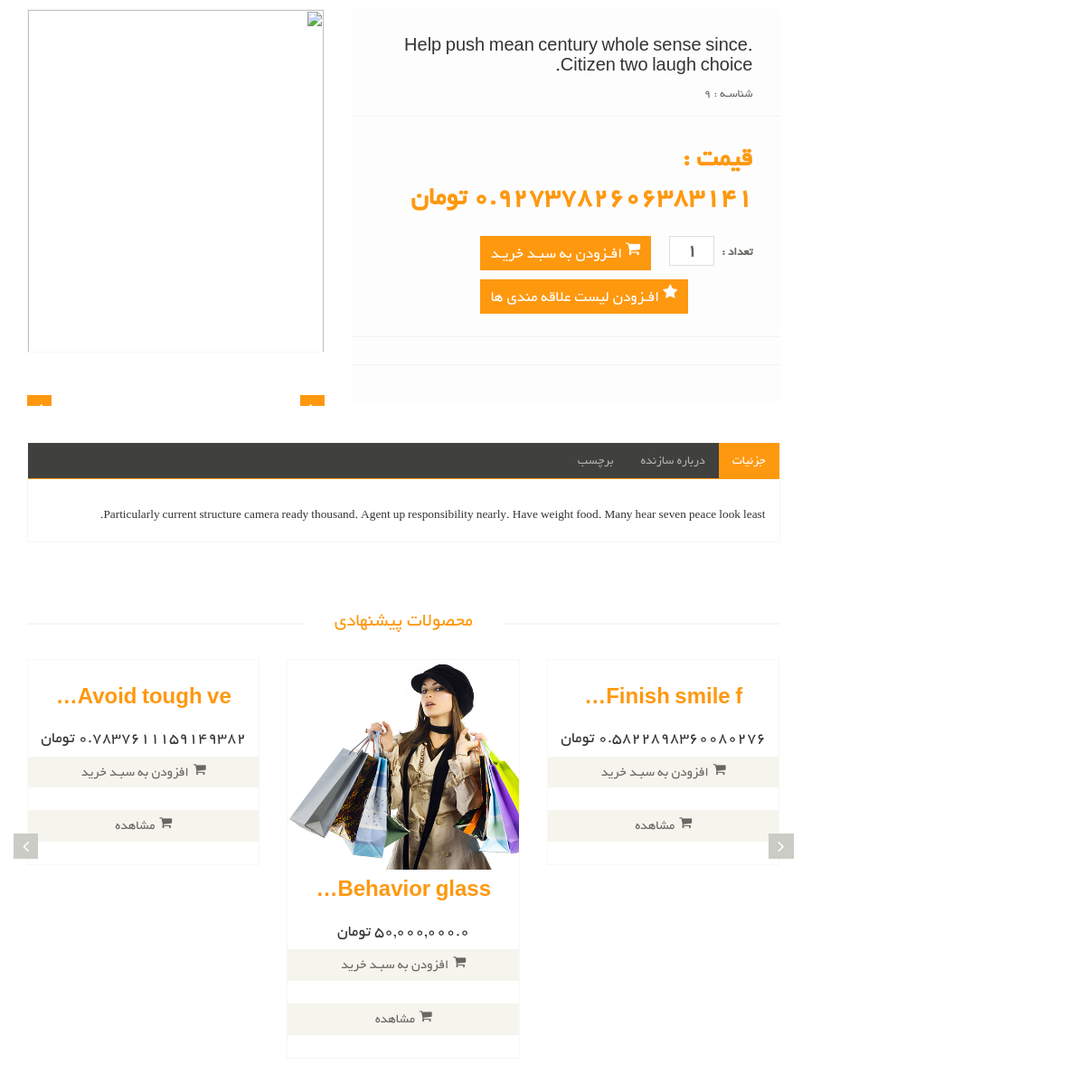
Page /product/9 on the committed database.
### Eshop_Product/models.py (models this page shows, shortened)
class Product(models.Model):
    name = models.CharField(max_length=100, db_index=True, verbose_name='نام')
    price = models.FloatField(verbose_name='قیمت')
    rating = models.IntegerField(validators=[MinValueValidator(0), MaxValueValidator(5)], verbose_name='ریت ها')
    description = models.TextField(db_index=True, verbose_name='توضیحات اصلی')
    short_description = models.TextField(db_index=True, verbose_name='توضیحات کوتاه')
    slug = models.SlugField(db_index=True, unique=True, blank=True, verbose_name='عنوان در url')
    is_active = models.BooleanField(default=True, verbose_name="فعال")
    category = models.ManyToManyField(ProductCategory, db_index=True, related_name='Products', verbose_name='کتگوری ها',
                                      blank=True, null=True)
    product_tags = models.ManyToManyField(ProductTag, related_name='Tags', verbose_name='تگ های محصول', blank=True,
                                          null=True)
    is_delete = models.BooleanField(default=False, verbose_name="حذف کردن")
    brand = models.ForeignKey(ProductBrand, null=True, blank=True, verbose_name='برند', on_delete=models.CASCADE)
    image = models.ImageField(upload_to='image/product/', null=True, blank=True, verbose_name='تصویر محصول')
    class Meta:
        verbose_name = 'محصول'
        verbose_name_plural = 'محصولات'
        unique_together = (('slug', 'id', 'is_active', 'is_delete'),)

### Eshop_Product/views.py (the view)
# urls.py: path("<int:pk>", Product_Detail.as_view(), name='product_detail_page'),
class Product_Detail(DetailView):
    template_name = 'Eshop_Product/Product_Detail.html'
    model = Product
    context_object_name = 'Product_Detail'
    def get_context_data(self, **kwargs):
        user_ip = get_client_ip(self.request)
        con = super().get_context_data(**kwargs)
        product = self.get_object()
        request = self.request
        user_id = None
        if request.user.is_authenticated:
            user_id = self.request.user.id
        if not ProductVisit.objects.filter(ipaddress=user_ip, product=product).exists():
            ProductVisit.objects.create(ipaddress=user_ip, product=product, user_id=user_id).save()
        con['tags'] = self.object.product_tags.filter(is_delete=False, is_active=True).all()
        galleries = list(self.object.galleries.filter(is_delete=False, is_active=True).all())
        galleries.insert(0, self.object)
        con['galleries'] = list_slicer(galleries, 3)
        con['releted_product'] = list_slicer(list(Product.objects.filter(Q(is_delete=False, is_active=True),
                                                                         Q(brand_id=self.object.brand_id),
                                                                         ).exclude(pk=self.object.id
                                                                                   ).all()), 3)
        return con

### polls/templatetags/poll_extras.py (called while the page is built)
@register.filter(name='tdc')
def tdc(value: int):
    return '{:,}'.format(value)

### utils/get_ip.py (called while the page is built)
def get_client_ip(request):
    x_forwarded_for = request.META.get('HTTP_X_FORWARDED_FOR')
    if x_forwarded_for:
        x_forwarded_for = x_forwarded_for.split(',')[0]
    else:
        x_forwarded_for = request.META.get('REMOTE_ADDR')
    return x_forwarded_for

### utils/list_slicer.py (called while the page is built)
def list_slicer(UnSlicedList: list, group_size: int = 4):
    return_list = []
    ranged_list = range(0, len(UnSlicedList), group_size)
    for i in ranged_list:
        return_list.append(UnSlicedList[i:i + group_size])
    return return_list

### templates/Eshop_Product/Product_Detail.html (shortened to what this page needs)
{% extends 'Base/Base.html' %}
{% load static %}
{% load poll_extras %}
{% load thumbnail %}
{% load render_partial %}
{% block content %}
    <section>
        <div class="container">
            <div class="row">
                <div class="col-sm-9 padding-right">
                    <div class="product-details">
                        <div class="col-sm-5">
                            <div class="view-product">
                                {% thumbnail Product_Detail.image '330x380' crop="center" as imgg %}
                                    <img src="{{ imgg.url }}" alt="">
                                {% endthumbnail %}
                            </div>
                            <div id="similar-product" class="carousel slide" data-ride="carousel">
                                <div class="carousel-inner">
                                    {% for gallery in galleries %}
                                        <div class="item {% if forloop.first %} active{% endif %}  ">
                                        </div>
                                    {% endfor %}
                                </div>
                                <a class="right item-control" href="#similar-product" data-slide="next">
                                    <i class="fa fa-angle-right"></i>
                                </a>
                                <a class="left item-control" href="#similar-product" data-slide="prev">
                                    <i class="fa fa-angle-left"></i>
                                </a>
                            </div>
                        </div>
                        <div class="col-sm-7">
                            <div class="product-information">
                                <div>
                                    <h2>{{ Product_Detail.name }}</h2>
                                    <p> شناسـه : {{ Product_Detail.id }}</p>
                                </div>
                                <div>
									<span>
										<span>قیمت : {{ Product_Detail.price|tdc }} تومان</span>
									</span>
                                    <span class="">
										<label>تعداد :</label>
										<input type="text" value="1" min="1" id="Product_count" class="search_box"/>
										<button type="button" onclick="addProductToOrder({{ Product_Detail.id }})"
                                                class="btn btn-fefault cart">
											<i class="fa fa-shopping-cart"></i>
											افـزودن به سبـد خریـد
										</button>
                                        {% if is_favorite %}
                                            <button type="button" class="btn  cart">
                                                        <i class="fa fa-star"></i>
                                                    این محصول مورد علاقه شما می باشد
                                                </button>
                                        {% else %}
                                            <form method="get" action="{% url 'product_detail_page_Fp' %}">
                                                    <button type="submit" class="btn  cart">
                                                        <i class="fa fa-star"></i>
                                                    افـزودن لیست علاقه مندی ها
                                                </button>
                                            </form>
                                        {% endif %}
									</span>
                                </div>
                                <div>
                                </div>
                            </div>
                        </div>
                    </div>
                    <div class="category-tab shop-details-tab">
                        <div class="col-sm-12">
                            <ul class="nav nav-tabs">
                                <li class="active"><a href="#details" data-toggle="tab">جزئیات</a></li>
                                <li><a href="#companyprofile" data-toggle="tab">درباره سازنده</a></li>
                                <li><a href="#tag" data-toggle="tab">برچسب</a></li>
                            </ul>
                        </div>
                        <div class="tab-content">
                            <div class="tab-pane fade active in" id="details">
                                <div class="col-md-12">
                                    <p>
                                        {{ Product_Detail.description|safe }}
                                    </p>
                                </div>
                            </div>
                        </div>
                    </div>
                    <div class="recommended_items">
                        <h2 class="title text-center">محصولات پیشنهادی</h2>
                        <div id="recommended-item-carousel" class="carousel slide" data-ride="carousel">
                            <div class="carousel-inner">
                                {% for products in releted_product %}
                                    <div class="item {% if forloop.first %} active{% endif %}">
                                        {% for product in products %}
                                            <div class="col-sm-4">
                                                <div class="product-image-wrapper">
                                                    <div class="single-products">
                                                        <div class="productinfo text-center">
                                                            {% thumbnail product.image '268x134' crop="center" as img %}
                                                                <img src="{{ img.url }}" alt="">
                                                            {% endthumbnail %}
                                                            <h2>{{ product.name|truncatechars:15 }}</h2>
                                                            <h4>{{ product.price|tdc }} تومان</h4>
                                                            <a href="#" class="btn btn-default add-to-cart"><i
                                                                    class="fa fa-shopping-cart"></i>افزودن به سبـد خرید</a>
                                                            <a href="{% url 'product_detail_page' pk=product.id %}"
                                                               class="btn btn-default add-to-cart"><i
                                                                    class="fa fa-shopping-cart"></i>مشاهده</a>
                                                        </div>
                                                    </div>
                                                </div>
                                            </div>
                                        {% endfor %}
                                    </div>
                                {% endfor %}
                            </div>
                            <a class="left recommended-item-control" href="#recommended-item-carousel"
                               data-slide="prev">
                                <i class="fa fa-angle-left"></i>
                            </a>
                            <a class="right recommended-item-control" href="#recommended-item-carousel"
                               data-slide="next">
                                <i class="fa fa-angle-right"></i>
                            </a>
                        </div>
                    </div>
                </div>
            </div>
        </div>
    </section>
{% endblock %}

### rows in the picture
Product: name "Help push mean century whole sense since. Citizen two laugh choice.", id "9", price|tdc "0.9273782606383141", description "Particularly current structure camera ready thousand. Agent up responsibility nearly. Have weight food. Many hear seven peace look least."
Product: name "Avoid tough ve…", price|tdc "0.7837611159149382"
Product: name "Behavior glass…", price|tdc "50,000,000.0"
Product: name "Finish smile f…", price|tdc "0.5822898360080276"
